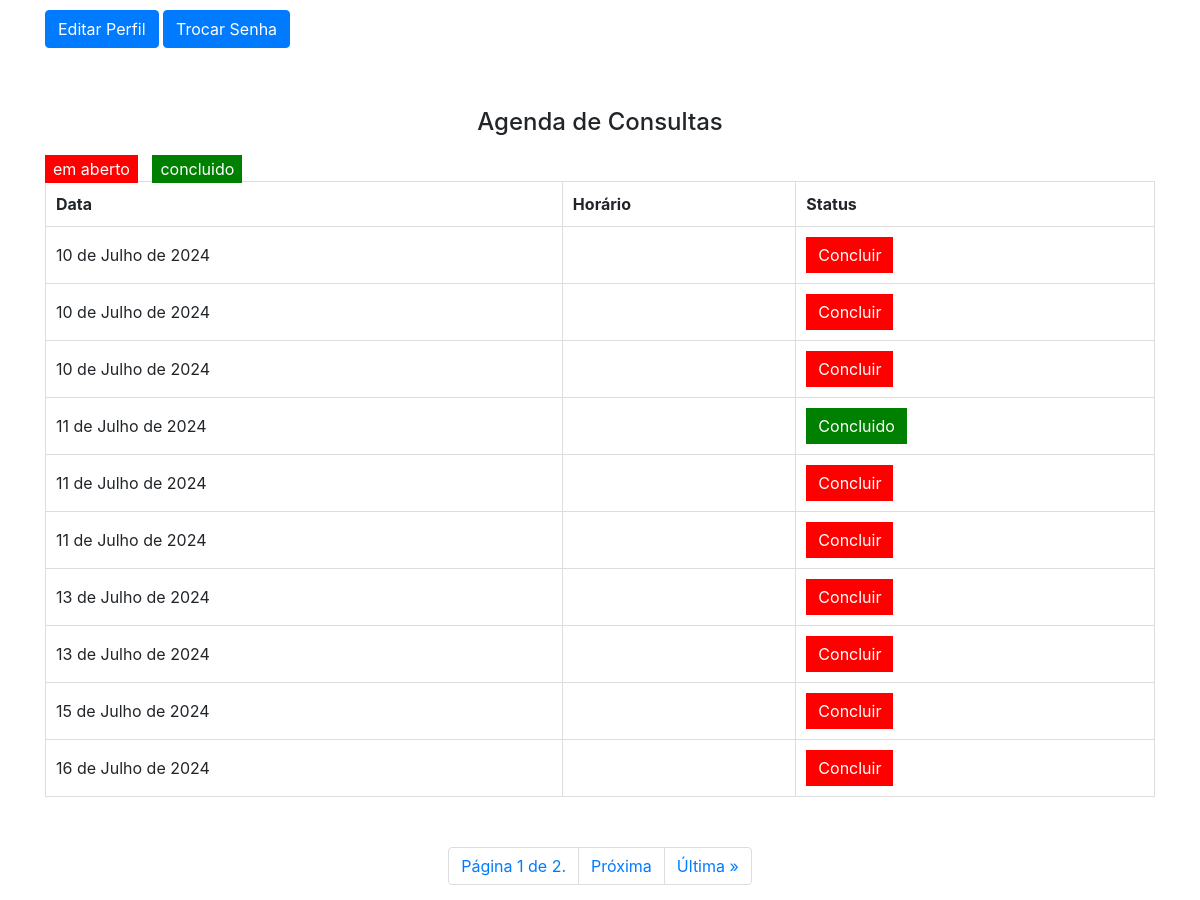
The app's page /clients/professional/profile_prof/ (signed in, middle part), older data.
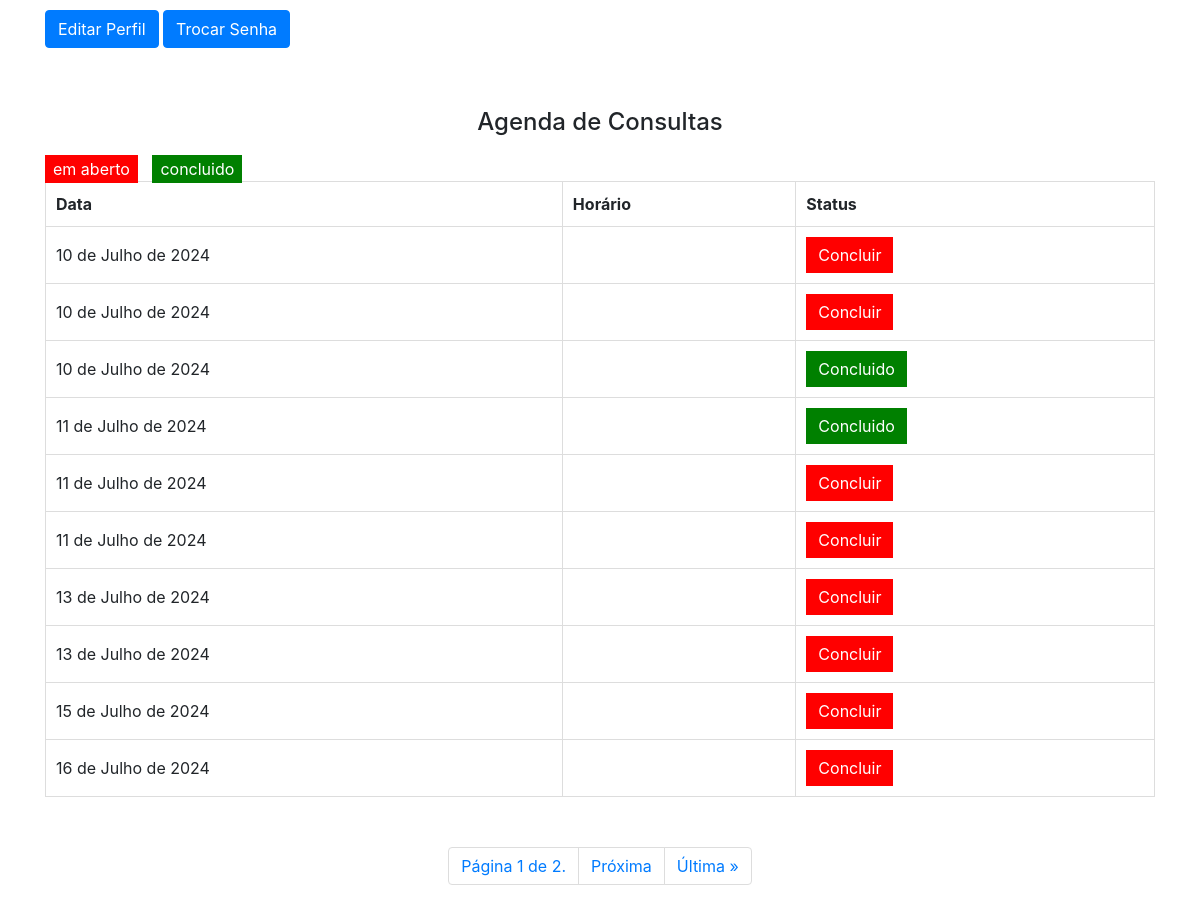
The same page, newer data.
### clients/models.py (models this page shows, shortened)
class Consulta(models.Model):
    profissional = models.ForeignKey(
        Profissional, null=True, on_delete=models.SET_NULL)
    data = models.DateField()
    horario_inicial = models.TimeField()
    horario_final = models.TimeField()
    status = models.CharField(max_length=20, choices=[(
        'em aberto', 'Em Aberto'), ('concluido', 'Concluído')], default='em aberto')

### clients/decorators.py (the view)
    def wrapper_func(request, *args, **kwargs):
        if request.user.is_authenticated and hasattr(request.user, 'profissional'):
            return view_func(request, *args, **kwargs)
        else:
            if not request.user.is_authenticated:
                return redirect(reverse('login_prof'))
            return redirect(reverse('login_prof'))

### clients/views.py (called while the page is built)
@login_required
@profissional_required
@never_cache
def profile_prof(request):
    profissional = request.user.profissional
    consultas_list = Consulta.objects.filter(profissional=profissional).order_by('data')
    paginator = Paginator(consultas_list, 10)  # 10 profissional por página
    page = request.GET.get('page')
    try:
        consultas = paginator.page(page)
    except PageNotAnInteger:
        consultas = paginator.page(1)
    except EmptyPage:
        consultas = paginator.page(paginator.num_pages)
    return render(request, 'profile_profissional.html', {
        'profissional': profissional,
        'consultas': consultas,
    })

### clients/templates/profile_profissional.html (shortened to what the changed rows need)
{% load static %}
<!DOCTYPE html>
<html class="no-js" lang="zxx">
  <head>
        <link rel="stylesheet" href="{% static 'css/profile_profissional.css' %}" />
        <link rel="stylesheet" href="//code.jquery.com/ui/1.12.1/themes/base/jquery-ui.css"/>
        <link rel="stylesheet" href="{% static 'css/nice-select.css' %}">
        <link rel="stylesheet" href="{% static 'css/font-awesome.min.css' %}">
        <link rel="stylesheet" href="{% static 'css/icofont.css' %}">
        <link rel="stylesheet" href="{% static 'css/slicknav.min.css' %}">
        <link rel="stylesheet" href="{% static 'css/owl-carousel.css' %}">
        <link rel="stylesheet" href="{% static 'css/datepicker.css' %}">
        <link rel="stylesheet" href="{% static 'css/animate.min.css' %}">
        <link rel="stylesheet" href="{% static 'css/magnific-popup.css' %}">
        <link rel="stylesheet" href="{% static 'css/normalize.css' %}">
        <link rel="stylesheet" href="{% static 'style.css' %}">
        <link rel="stylesheet" href="{% static 'css/responsive.css' %}">
        <link rel="stylesheet" href="{% static 'css/bootstrap.min.css' %}">
    </head>
    <body>
        <div class="container">
            <section class="profissional_info">
                <div class="agenda_consultas">
                    <div class="column">
                        <h2>Agenda de Consultas</h2>
                        <table>
                            <thead>
                                <tr>
                                    <th>Data</th>
                                    <th>Horário</th>
                                    <th>Status</th>
                                </tr>
                            </thead>
                            <tbody>
                                {% for consulta in consultas %}
                                <tr>
                                    <td>{{ consulta.data }}</td>
                                    <td>{{ consulta.horario }}</td>
                                    <td>
                                        <form action="{% url 'marcar_concluido' consulta.id %}" method="post" class="form-concluir" data-consulta-id="{{ consulta.id }}">
                                            <button type="submit" class="btn-concluir {% if consulta.status == 'concluido' %}verde{% else %}vermelho{% endif %}">
                                                {% if consulta.status == 'concluido' %}Concluido{% else %}Concluir{% endif %}
                                            </button>
                                        </form>
                                    </td>
                                </tr>
                                {% endfor %}
                            </tbody>
                        </table>
                    </div>
                </div>
            </section>
        </div>
    </body>
</html>

Row changes from the older to the newer data that the page shows:
changed Consulta (number 3 of 10 on the later page): status "Concluir" → "Concluido"
